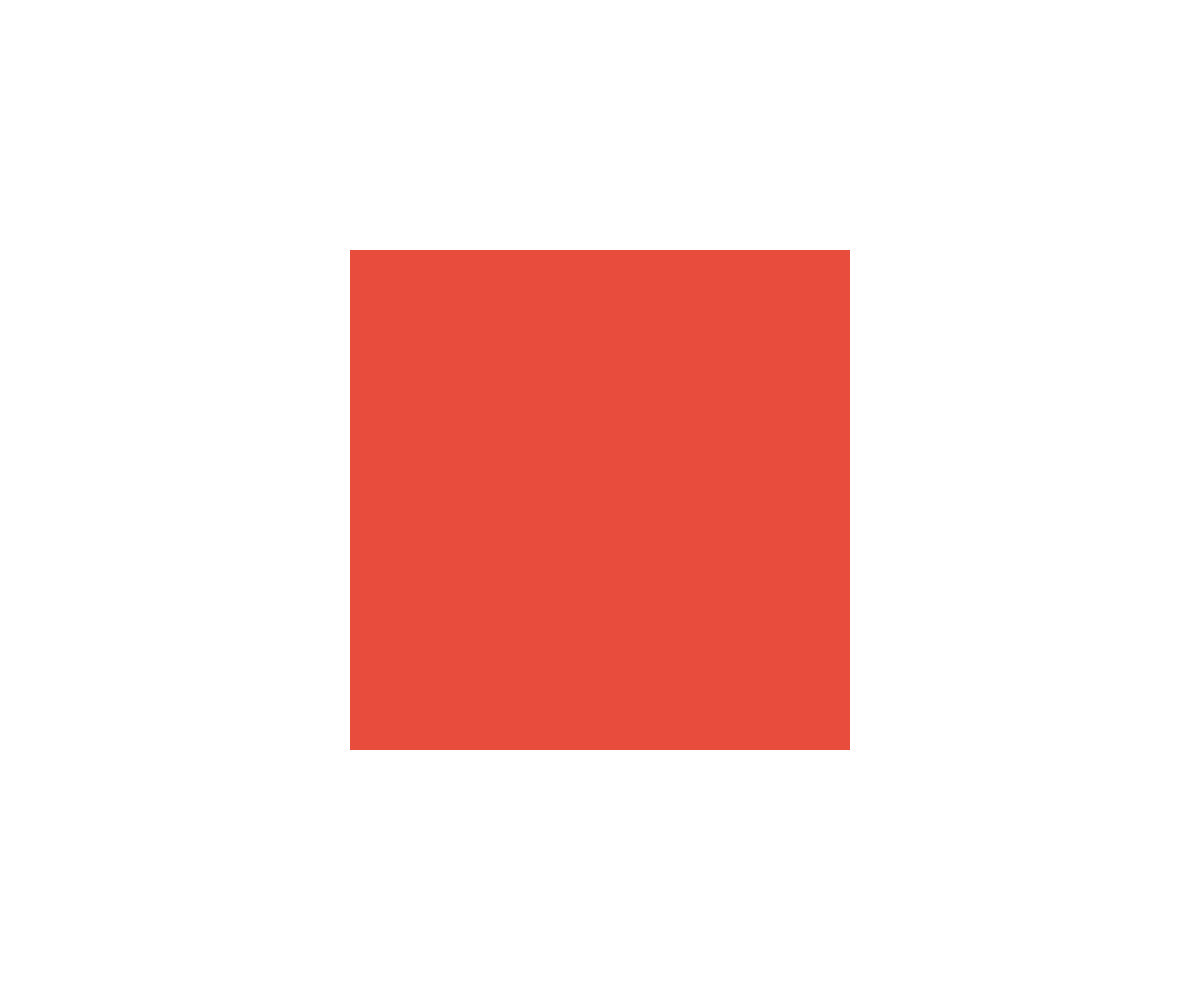
Frame 1 (no input)
Frame 60 (no input): identical to frame 1, image omitted
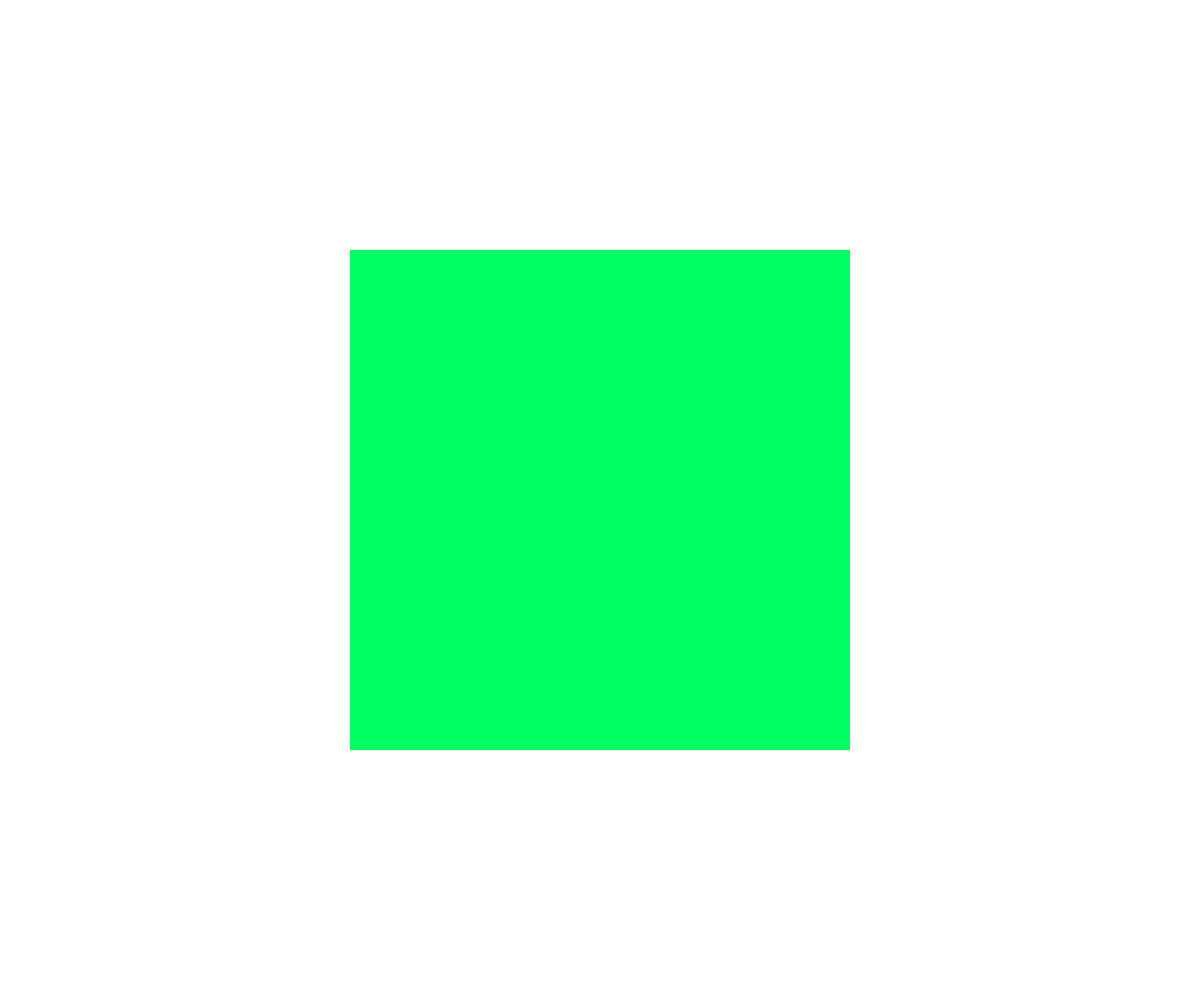
Frame 120 (the mouse pressed at the canvas centre since frame 60)

The p5.js sketch that drew these frames (run headless with seeded random() and noise() and a simulated clock; from frame 60 on, the mouse is pressed at the canvas centre):

// p5.js sketch
// ── sketch.js

var x, y, t;

function setup() 
{
  createCanvas (windowWidth, windowHeight);
}


function draw() 
{
  x = width/2;
  y = height/2;
  t = height/2;

  if (mouseX>=x-(t/2) && mouseX<=x+(t/2) && mouseY>=y-(t/2) && mouseY<=y+(t/2) && mouseIsPressed === true)
  {
    noStroke();
    fill(0,255, 96);
  }
  else{
    fill(231, 76, 60);
  }

  noStroke();
  rectMode(CENTER);
  rect(x, y, t, t);
}

function windowResized() 
{
  resizeCanvas (windowWidth, windowHeight);
}
